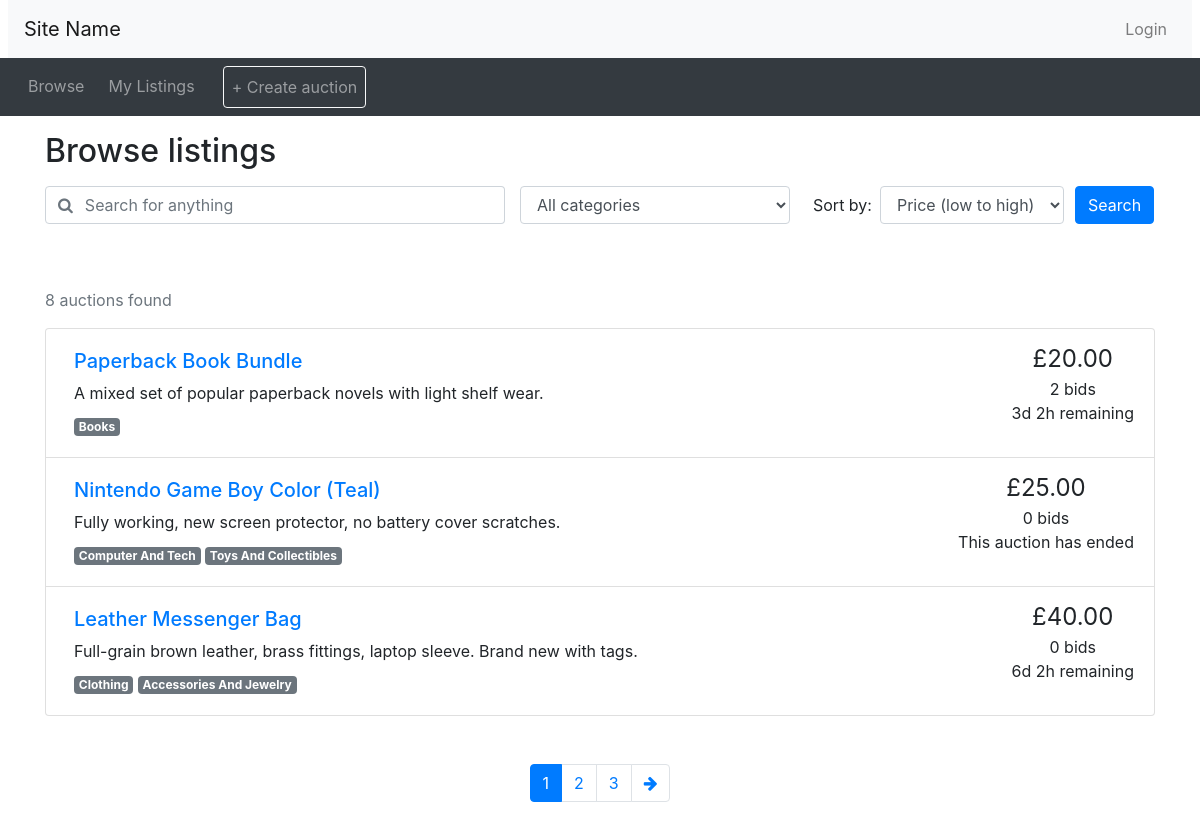
/auction/browse.php, run on the app's committed database.
### tables this page shows
CREATE TABLE Auctions (
    auctionId     INT UNSIGNED  NOT NULL AUTO_INCREMENT PRIMARY KEY,
    itemId        INT UNSIGNED  NOT NULL,
    startingPrice DECIMAL(10,2) NOT NULL,
    reservePrice  DECIMAL(10,2) NULL,
    buyNowPrice   DECIMAL(10,2) NULL,
    startDateTime DATETIME      NOT NULL,
    endDateTime   DATETIME      NOT NULL,
    KEY idx_auction_item (itemId),
    KEY idx_auction_end (endDateTime),
    CONSTRAINT fk_auction_item FOREIGN KEY (itemId) REFERENCES Items (itemId),
    CONSTRAINT chk_auction_dates  CHECK (endDateTime > startDateTime),
    CONSTRAINT chk_auction_nonneg_price  CHECK (startingPrice >= 0 AND (reservePrice IS NULL OR reservePrice >= 0) AND (buyNowPrice IS NULL OR buyNowPrice >= 0)),
    CONSTRAINT chk_auction_reserve CHECK (reservePrice IS NULL OR reservePrice >= startingPrice),
    CONSTRAINT chk_auction_buynow  CHECK (buyNowPrice  IS NULL OR buyNowPrice  >= startingPrice),
    CONSTRAINT chk_auction_buynow_reserve
    CHECK (buyNowPrice IS NULL OR reservePrice IS NULL OR buyNowPrice >= reservePrice)
);

CREATE TABLE Items (
    itemId        INT UNSIGNED NOT NULL AUTO_INCREMENT PRIMARY KEY,
    sellerId      INT UNSIGNED NOT NULL,
    title         VARCHAR(255) NOT NULL,
    description   TEXT         NULL,
    itemCondition ENUM('new','like_new','used', 'heavily_used') NOT NULL,
    KEY idx_item_seller (sellerId),
    FULLTEXT KEY ft_item_search (title, description),
    CONSTRAINT fk_item_seller FOREIGN KEY (sellerId) REFERENCES UserAccounts (userId)
);

### auction/utilities.php (called while the page is built, shortened)
<?php
function display_time_remaining($interval) {
    if ($interval->days == 0 && $interval->h == 0) {
      $time_remaining = $interval->format('%im %Ss');
    }
    else if ($interval->days == 0) {
      $time_remaining = $interval->format('%hh %im');
    }
    else {
      $time_remaining = $interval->format('%ad %hh');
    }
  return $time_remaining;
}
?>

### auction/browse.php (the view, shortened to what this page needs)
<?php include_once("header.php")?>
<?php require("utilities.php")?>
<?php
require_once __DIR__ . '/../sql/database.php';
$keyword = trim($_GET['keyword'] ?? '');
$category_id = filter_var($_GET['cat'] ?? '', FILTER_VALIDATE_INT, ['options' => ['min_range' => 1]]);
if ($category_id === false) {
  $category_id = null;
}
$sort_options = [
  'pricelow'  => 'p.currentPrice ASC, a.auctionId ASC',
  'pricehigh' => 'p.currentPrice DESC, a.auctionId ASC',
  'date'      => '(a.endDateTime < NOW()) ASC, a.endDateTime ASC, a.auctionId ASC',
];
$ordering = $_GET['order_by'] ?? 'pricelow';
$order_sql = $sort_options[$ordering];
$curr_page = filter_var($_GET['page'] ?? 1, FILTER_VALIDATE_INT, ['options' => ['min_range' => 1]]);
$results_per_page = 3;
$conditions = [];
$types = '';
$params = [];
$where_sql = $conditions ? 'WHERE ' . implode(' AND ', $conditions) : '';
$count_stmt = mysqli_prepare($connection,
  "SELECT COUNT(*) FROM Auctions a JOIN Items i ON a.itemId = i.itemId $where_sql");
mysqli_stmt_execute($count_stmt);
mysqli_stmt_bind_result($count_stmt, $num_results);
$max_page = max(1, (int) ceil($num_results / $results_per_page));
$offset = ($curr_page - 1) * $results_per_page;
$sql = "SELECT a.auctionId, i.title, i.description, p.currentPrice, p.numBids, a.endDateTime,
               (SELECT GROUP_CONCAT(c.name ORDER BY c.name SEPARATOR ', ')
                  FROM ItemCategories ic
                  JOIN Categories c ON c.categoryId = ic.categoryId
                 WHERE ic.itemId = i.itemId) AS categories
          FROM Auctions a
          JOIN Items i               ON a.itemId = i.itemId
          JOIN AuctionCurrentPrice p ON a.auctionId = p.auctionId
          $where_sql
         ORDER BY $order_sql
         LIMIT ? OFFSET ?";
$stmt = mysqli_prepare($connection, $sql);
$page_types  = $types . 'ii';
$page_params = array_merge($params, [$results_per_page, $offset]);
mysqli_stmt_bind_param($stmt, $page_types, ...$page_params);
mysqli_stmt_execute($stmt);
$results = mysqli_stmt_get_result($stmt);
function browse_h($value) {
  return htmlspecialchars((string) $value, ENT_QUOTES | ENT_SUBSTITUTE, 'UTF-8');
}
function browse_category_label($name) {
  return ucwords(strtolower(str_replace('_', ' ', $name)));
}
?>
<div class="container">
<h2 class="my-3">Browse listings</h2>
<div id="searchSpecs">
<form method="get" action="browse.php">
  <div class="row">
    <div class="col-md-5 pr-0">
      <div class="form-group">
        <div class="input-group">
          <div class="input-group-prepend">
            <span class="input-group-text bg-transparent pr-0 text-muted">
              <i class="fa fa-search"></i>
            </span>
          </div>
          <input type="text" class="form-control border-left-0" id="keyword" name="keyword"
                 placeholder="Search for anything" value="<?php echo browse_h($keyword); ?>">
        </div>
      </div>
    </div>
    <div class="col-md-3 pr-0">
      <div class="form-group">
        <select class="form-control" id="cat" name="cat">
          <option value="all"<?php echo $category_id === null ? ' selected' : ''; ?>>All categories</option>
        </select>
      </div>
    </div>
    <div class="col-md-3 pr-0">
      <div class="form-inline">
        <label class="mx-2" for="order_by">Sort by:</label>
        <select class="form-control" id="order_by" name="order_by">
          <option value="pricelow"<?php echo $ordering === 'pricelow' ? ' selected' : ''; ?>>Price (low to high)</option>
        </select>
      </div>
    </div>
    <div class="col-md-1 px-0">
      <button type="submit" class="btn btn-primary">Search</button>
    </div>
  </div>
</form>
</div>
</div>
<div class="container mt-5">
<?php if ($num_results == 0): ?>
  <div class="alert alert-info">No auctions match your search. Try a different keyword or category.</div>
<?php else: ?>
  <p class="text-muted"><?php echo (int) $num_results; ?> auction<?php echo $num_results == 1 ? '' : 's'; ?> found</p>
<ul class="list-group">
<?php
  $now = new DateTime();
  while ($row = mysqli_fetch_assoc($results)):
    $desc = $row['description'] ?? '';
    $bids_word = ((int) $row['numBids'] === 1) ? ' bid' : ' bids';
    $end_time = new DateTime($row['endDateTime']);
    if ($now > $end_time) {
      $time_remaining = 'This auction has ended';
    } else {
      $time_remaining = display_time_remaining(date_diff($now, $end_time)) . ' remaining';
    }
    $labels = $row['categories'] ? array_map('browse_category_label', explode(', ', $row['categories'])) : [];
?>
  <li class="list-group-item d-flex justify-content-between">
    <div class="p-2 mr-5">
      <h5><a href="listing.php?auction_id=<?php echo (int) $row['auctionId']; ?>"><?php echo browse_h($row['title']); ?></a></h5>
      <?php echo browse_h($desc); ?>
<?php if ($labels): ?>
      <div class="mt-2">
<?php foreach ($labels as $label): ?>
        <span class="badge badge-secondary"><?php echo browse_h($label); ?></span>
<?php endforeach; ?>
      </div>
<?php endif; ?>
    </div>
    <div class="text-center text-nowrap">
      <span style="font-size: 1.5em">&pound;<?php echo number_format((float) $row['currentPrice'], 2); ?></span><br/>
      <?php echo (int) $row['numBids'] . $bids_word; ?><br/>
      <?php echo browse_h($time_remaining); ?>
    </div>
  </li>
<?php endwhile; ?>
</ul>
<?php endif; ?>
<?php if ($max_page > 1): ?>
<nav aria-label="Search results pages" class="mt-5">
  <ul class="pagination justify-content-center">
<?php
  $query_args = $_GET;
  unset($query_args['page']);
  $querystring = browse_h(http_build_query($query_args));
  $querystring = $querystring === '' ? '' : $querystring . '&amp;';
  $high_page_boost = max(3 - $curr_page, 0);
  $low_page_boost = max(2 - ($max_page - $curr_page), 0);
  $low_page = max(1, $curr_page - 2 - $low_page_boost);
  $high_page = min($max_page, $curr_page + 2 + $high_page_boost);
  for ($i = $low_page; $i <= $high_page; $i++) {
    echo($i == $curr_page ? '
    <li class="page-item active">' : '
    <li class="page-item">');
    echo('
      <a class="page-link" href="browse.php?' . $querystring . 'page=' . $i . '">' . $i . '</a>
    </li>');
  }
  if ($curr_page != $max_page) {
    echo('
    <li class="page-item">
      <a class="page-link" href="browse.php?' . $querystring . 'page=' . ($curr_page + 1) . '" aria-label="Next">
        <span aria-hidden="true"><i class="fa fa-arrow-right"></i></span>
        <span class="sr-only">Next</span>
      </a>
    </li>');
  }
?>
  </ul>
</nav>
<?php endif; ?>
</div>
<?php include_once("footer.php")?>

### auction/header.php (shortened to what this page needs)
<!doctype html>
<html lang="en">
<head>
  <link rel="stylesheet" href="css/bootstrap.min.css">
  <link rel="stylesheet" href="https://cdnjs.cloudflare.com/ajax/libs/font-awesome/4.7.0/css/font-awesome.min.css">
  <link rel="stylesheet" href="css/custom.css">
</head>
<body>
<nav class="navbar navbar-expand-lg navbar-light bg-light mx-2">
  <a class="navbar-brand" href="#">Site Name </a>
  <ul class="navbar-nav ml-auto">
    <li class="nav-item">
<?php
  if (isset($_SESSION['logged_in']) && $_SESSION['logged_in'] == true) {
    echo '<a class="nav-link" href="logout.php">Logout</a>';
  }
  else {
    echo '<button type="button" class="btn nav-link" data-toggle="modal" data-target="#loginModal">Login</button>';
  }
?>
    </li>
  </ul>
</nav>
<nav class="navbar navbar-expand-lg navbar-dark bg-dark">
  <ul class="navbar-nav align-middle">
	<li class="nav-item mx-1">
      <a class="nav-link" href="browse.php">Browse</a>
    </li>
<?php
  if (isset($_SESSION['account_type']) && $_SESSION['account_type'] == 'seller') {
  echo('
	<li class="nav-item mx-1">
      <a class="nav-link" href="mylistings.php">My Listings</a>
    </li>
	<li class="nav-item ml-3">
      <a class="nav-link btn border-light" href="create_auction.php">+ Create auction</a>
    </li>');
  }
?>
  </ul>
</nav>

### auction/footer.php (shortened to what this page needs)
</body>
</html>

### data on the page
auctions: itemId.title "Paperback Book Bundle", itemId.description "A mixed set of popular paperback novels with light shelf wear.", label "Books", currentPrice "20.00", numBids "2", bids_word "bids", endDateTime "3d 2h remaining"
auctions: itemId.title "Nintendo Game Boy Color (Teal)", itemId.description "Fully working, new screen protector, no battery cover scratches.", label "Computer And Tech", label "Toys And Collectibles", currentPrice "25.00", numBids "0", bids_word "bids", endDateTime "This auction has ended"
auctions: itemId.title "Leather Messenger Bag", itemId.description "Full-grain brown leather, brass fittings, laptop sleeve. Brand new with tags.", label "Clothing", label "Accessories And Jewelry", currentPrice "40.00", numBids "0", bids_word "bids", endDateTime "6d 2h remaining"

### other printed values
$num_results "8"
